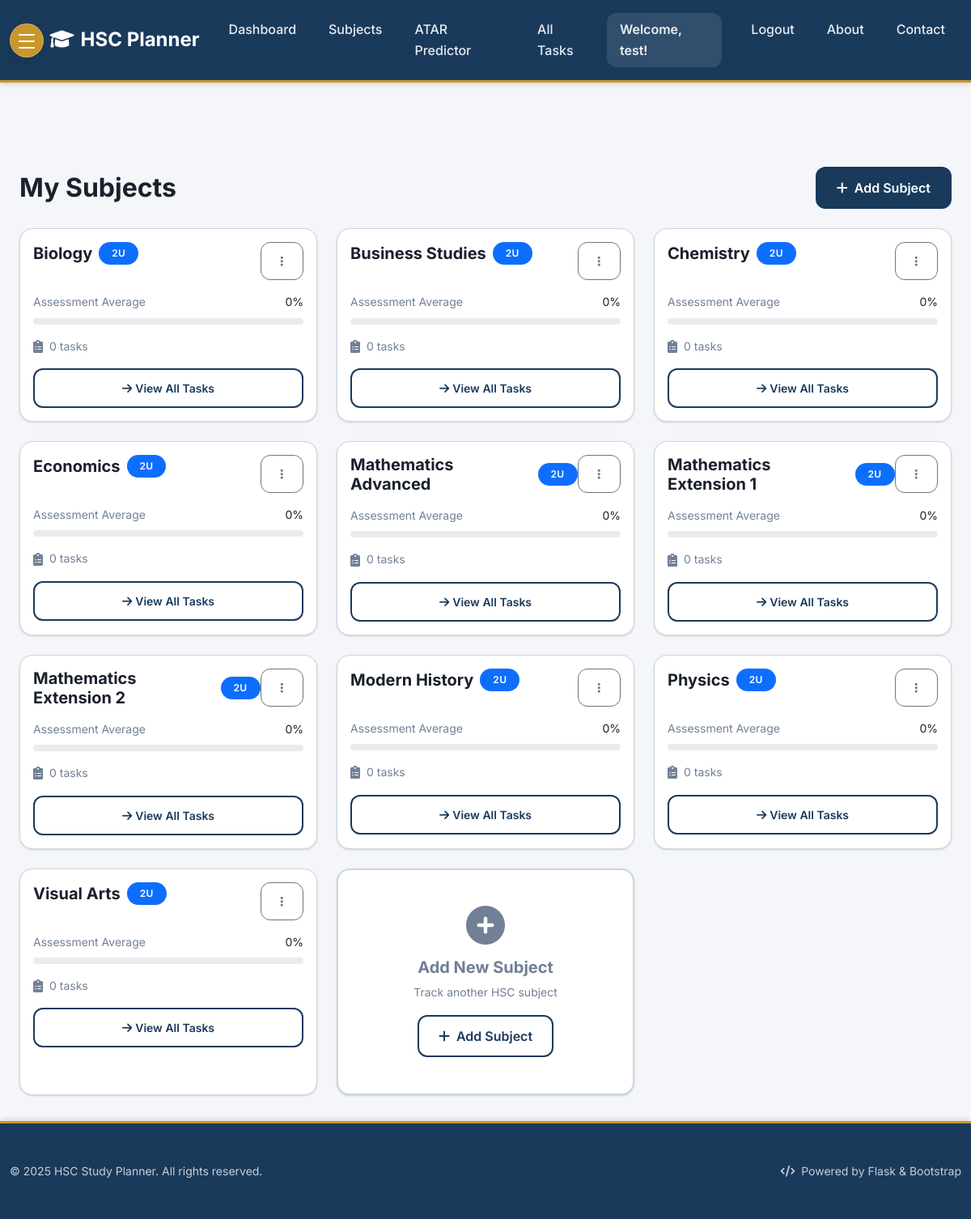
/subjects (signed in), run on the app's committed database.
### tables this page shows
CREATE TABLE users (
    id INTEGER PRIMARY KEY AUTOINCREMENT,
    username TEXT UNIQUE NOT NULL,
    password_hash TEXT NOT NULL,
    email TEXT UNIQUE NOT NULL
);

CREATE TABLE subjects (
                id INTEGER PRIMARY KEY AUTOINCREMENT,
                name TEXT NOT NULL,
                user_id INTEGER NOT NULL,
                units INTEGER NOT NULL DEFAULT 2,
                target_mark INTEGER,
                FOREIGN KEY (user_id) REFERENCES users (id),
                UNIQUE(user_id, name)
            );

### Task_Organiser/app.py (the view)
    @app.route("/subjects")
    @login_required
    def subjects():
        db = get_db()
        try:
            cursor = db.execute("PRAGMA table_info(subjects)")
            columns = [column[1] for column in cursor.fetchall()]
            if "units" in columns and "target_mark" in columns:
                subjects = db.execute(
                    "SELECT * FROM subjects WHERE user_id = ? ORDER BY name",
                    (g.user["id"],),
                ).fetchall()
            else:
                subjects = db.execute(
                    "SELECT id, name, user_id FROM subjects WHERE user_id = ? ORDER BY name",
                    (g.user["id"],),
                ).fetchall()
            subjects_list = []
            for subject in subjects:
                subject_dict = dict(subject)
                if "units" not in subject_dict:
                    subject_dict["units"] = 2
                if "target_mark" not in subject_dict:
                    subject_dict["target_mark"] = None
                if "estimated_mark" not in subject_dict:
                    subject_dict["estimated_mark"] = 0
                assessment_results = db.execute(
                    """
                    SELECT weight, raw_mark, max_mark
                    FROM assessment_results
                    WHERE subject_id = ? AND user_id = ?
                """,
                    (subject_dict["id"], g.user["id"]),
                ).fetchall()
                if assessment_results:
                    total_weighted_score = 0
                    total_weight = 0
                    for result in assessment_results:
                        percentage = (
                            (result["raw_mark"] / result["max_mark"]) * 100
                            if result["max_mark"] > 0
                            else 0
                        )
                        weighted_score = percentage * (result["weight"] / 100)
                        total_weighted_score += weighted_score
                        total_weight += result["weight"]
                    subject_dict["estimated_mark"] = (
                        round(total_weighted_score, 1) if total_weight > 0 else 0
                    )
                else:
                    subject_dict["estimated_mark"] = 0
                task_count = db.execute(
                    "SELECT COUNT(*) as count FROM tasks WHERE user_id = ? AND subject_id = ?",
                    (g.user["id"], subject_dict["id"]),
                ).fetchone()
                subject_dict["task_count"] = task_count["count"] if task_count else 0
                subjects_list.append(subject_dict)
            return render_template("subjects.html", subjects=subjects_list)
        except Exception:
            return render_template("subjects.html", subjects=[])

### Task_Organiser/app.py (called while the page is built)
def login_required(view):
    @wraps(view)
    def wrapped_view(**kwargs):
        if g.user is None:
            return redirect(url_for("login"))
        return view(**kwargs)
    return wrapped_view

### Task_Organiser/db.py (called while the page is built)
def get_db() -> sqlite3.Connection:
    if "db" not in g:
        database_path = current_app.config["DATABASE"]
        g.db = sqlite3.connect(database_path)
        g.db.row_factory = sqlite3.Row
    return g.db

### Task_Organiser/templates/subjects.html (shortened to what this page needs)
{% extends 'base.html' %}
{% block content %}
<div class="container mt-5">
    <div class="d-flex justify-content-between align-items-center mb-4">
        <h2 class="mb-0 fw-bold">My Subjects</h2>
        <button class="btn btn-primary" data-bs-toggle="modal" data-bs-target="#addSubjectModal">
            <i class="fas fa-plus me-2"></i>Add Subject
        </button>
    </div>
    <div class="row g-3 g-md-4">
        {% if subjects %}
            {% for subject in subjects %}
            <div class="col-12 col-md-6 col-lg-4">
                <div class="card card-subject h-100">
                    <div class="card-body">
                        <div class="d-flex justify-content-between align-items-start mb-3">
                            <div class="d-flex align-items-center">
                                <h5 class="card-title fw-bold mb-0 me-2">{{ subject.name }}</h5>
                                <span class="badge bg-primary">{{ subject.units }}u</span>
                            </div>
                            <div class="dropdown">
                                <button class="btn btn-sm btn-outline-secondary" type="button" data-bs-toggle="dropdown">
                                    <i class="fas fa-ellipsis-v"></i>
                                </button>
                            </div>
                        </div>
                        <div class="mb-3">
                            <div class="d-flex justify-content-between align-items-center mb-2">
                                <small class="text-muted">Assessment Average</small>
                                <small class="fw-semibold">{{ subject.estimated_mark }}%</small>
                            </div>
                            <div class="progress" style="height: 8px;">
                            </div>
                        </div>
                        <div class="d-flex align-items-center text-muted">
                            <i class="fas fa-clipboard-list me-2"></i>
                            <small>{{ subject.task_count }} tasks</small>
                        </div>
                        <div class="mt-3">
                            <a href="{{ url_for('index') }}?subject_id={{ subject.id }}"
                               class="btn btn-outline-primary btn-sm w-100">
                                <i class="fas fa-arrow-right me-1"></i>View All Tasks
                            </a>
                        </div>
                    </div>
                </div>
            </div>
            {% endfor %}
        {% endif %}
        {% if subjects %}
        <div class="col-12 col-md-6 col-lg-4">
            <div class="card h-100 border-2 border-dashed" style="border-color: var(--border); min-height: 280px;">
                <div class="card-body d-flex flex-column justify-content-center align-items-center text-center">
                    <i class="fas fa-plus-circle text-muted mb-3" style="font-size: 3rem;"></i>
                    <h5 class="text-muted mb-2">Add New Subject</h5>
                    <p class="text-muted small mb-3">Track another HSC subject</p>
                    <button class="btn btn-outline-primary" data-bs-toggle="modal" data-bs-target="#addSubjectModal">
                        <i class="fas fa-plus me-2"></i>Add Subject
                    </button>
                </div>
            </div>
        </div>
        {% endif %}
    </div>
</div>
{% endblock %}

### Task_Organiser/templates/base.html (shortened to what this page needs)
<!DOCTYPE html>
<html lang="en">
<head>
    <link href="https://cdn.jsdelivr.net/npm/bootstrap@5.1.3/dist/css/bootstrap.min.css" rel="stylesheet">
    <link href="https://cdnjs.cloudflare.com/ajax/libs/font-awesome/6.0.0/css/all.min.css" rel="stylesheet">
</head>
<body>
    <nav class="navbar navbar-expand-lg navbar-dark">
        <div class="container">
            <button class="burger-menu-btn me-2" type="button" data-bs-toggle="offcanvas" data-bs-target="#appMenu" aria-controls="appMenu" aria-label="Open menu">
                <span></span>
                <span></span>
                <span></span>
            </button>
            <a class="navbar-brand" href="{{ url_for('index') }}">
                <i class="fas fa-graduation-cap me-2"></i>HSC Planner
            </a>
            <div class="navbar-collapse">
                <ul class="navbar-nav me-auto">
                    <li class="nav-item">
                        <a class="nav-link" href="{{ url_for('index') }}">Dashboard</a>
                    </li>
                    <li class="nav-item">
                        <a class="nav-link" href="{{ url_for('subjects') }}">Subjects</a>
                    </li>
                    <li class="nav-item">
                        <a class="nav-link" href="{{ url_for('atar') }}">ATAR Predictor</a>
                    </li>
                    <li class="nav-item">
                        <a class="nav-link" href="{{ url_for('index') }}?view=all">All Tasks</a>
                    </li>
                </ul>
                <div class="navbar-nav ms-auto">
                    {% if g.user %}
                        <span class="navbar-text me-3">Welcome, {{ g.user.username }}!</span>
                        <a class="nav-link" href="{{ url_for('logout') }}" onclick="return confirm('Are you sure you want to logout?')">Logout</a>
                    {% else %}
                        <a class="nav-link" href="{{ url_for('login') }}">Login</a>
                        <a class="nav-link" href="{{ url_for('register') }}">Register</a>
                    {% endif %}
                    <a class="nav-link" href="{{ url_for('about') }}">About</a>
                    <a class="nav-link" href="{{ url_for('contact') }}">Contact</a>
                </div>
            </div>
        </div>
    </nav>
    <main class="container mt-4">
            {% block content %}{% endblock %}
        </main>
    <footer class="footer mt-auto">
        <div class="container py-2 py-md-3">
            <div class="row align-items-center">
                <div class="col-12 col-md-6">
                    <p class="mb-0 opacity-75 small">&copy; 2025 HSC Study Planner. All rights reserved.</p>
                </div>
                <div class="col-12 col-md-6 text-md-end">
                    <p class="mb-0 opacity-75 small">
                        <i class="fas fa-code me-1"></i>
                        Powered by Flask & Bootstrap
                    </p>
                </div>
            </div>
        </div>
    </footer>
</body>
</html>

### Task_Organiser/templates/base.html (style rules this page uses)
:root { --primary: #1a3a5c; --primary-light: #2c5282; --accent: #c8972b; --success: #276749; --danger: #9b2335; --warning: #d69e2e; --info: #3182ce; --bg: #f4f6f9; --card-bg: #ffffff; --text-primary: #1a202c; --text-secondary: #4a5568; --border: #cbd5e0; --text-muted: #718096; --shadow-sm: 0 1px 3px 0 rgba(0, 0, 0, 0.1), 0 1px 2px 0 rgba(0, 0, 0, 0.06); --shadow-md: 0 4px 6px -1px rgba(0, 0, 0, 0.1), 0 2px 4px -1px rgba(0, 0, 0, 0.06); --shadow-lg: 0 10px 15px -3px rgba(0, 0, 0, 0.1), 0 4px 6px -2px rgba(0, 0, 0, 0.05); --shadow-xl: 0 20px 25px -5px rgba(0, 0, 0, 0.1), 0 10px 10px -5px rgba(0, 0, 0, 0.04); --border-radius-sm: 0.5rem; --border-radius-md: 0.75rem; --border-radius-lg: 1rem; --border-radius-xl: 1.5rem; }
* { margin: 0; padding: 0; box-sizing: border-box; }
body { font-family: 'Inter', -apple-system, BlinkMacSystemFont, sans-serif; background: var(--bg); color: var(--text-primary); line-height: 1.6; min-height: 100vh; display: flex; flex-direction: column; }
.navbar { background: var(--primary); box-shadow: var(--shadow-md); border-bottom: 3px solid var(--accent); padding: 1rem 0; }
.navbar-brand { font-family: 'Inter', sans-serif; font-weight: 700; font-size: 1.5rem; color: white !important; }
.nav-link { font-weight: 500; color: rgba(255,255,255,0.9) !important; transition: all 0.3s ease; border-radius: var(--border-radius-md); margin: 0 0.25rem; padding: 0.5rem 1rem !important; }
.navbar-text { color: rgba(255,255,255,0.9) !important; font-weight: 600; background: rgba(255,255,255,0.1); padding: 0.5rem 1rem; border-radius: var(--border-radius-md); }
.card { border: 1px solid var(--border); border-radius: var(--border-radius-lg); box-shadow: var(--shadow-sm); transition: all 0.3s ease; background: var(--card-bg); }
.btn { font-weight: 600; border-radius: var(--border-radius-md); transition: all 0.3s ease; padding: 0.75rem 1.5rem; text-transform: none; letter-spacing: 0; }
.btn-primary { background: var(--primary); color: white; border: 2px solid var(--primary); }
.btn-outline-primary { background: transparent; color: var(--primary); border: 2px solid var(--primary); }
.badge { font-weight: 600; padding: 0.5rem 1rem; border-radius: var(--border-radius-xl); text-transform: uppercase; letter-spacing: 0.025em; font-size: 0.75rem; }
h1, h2, h3, h4, h5, h6 { font-weight: 700; color: var(--text-primary); margin-bottom: 1rem; }
h2 { font-size: 2rem; }
h5 { font-size: 1.25rem; }
.text-muted { color: var(--text-muted) !important; }
footer { background: var(--primary); color: white; border-top: 3px solid var(--accent); padding: 2rem 0; margin-top: auto; box-shadow: 0 -4px 6px -1px rgba(0, 0, 0, 0.1); }
main.container { padding-top: 2rem; padding-bottom: 2rem; flex: 1; }
@media (max-width: 1200px) { .container { max-width: 100%; } }
.burger-menu-btn { width: 42px; height: 42px; border-radius: 50%; display: inline-flex; align-items: center; justify-content: center; padding: 0; position: relative; background: var(--accent); border: 1px solid rgba(255,255,255,0.25); box-shadow: 0 6px 18px rgba(0, 0, 0, 0.12); }
.burger-menu-btn span { display: block; width: 20px; height: 2px; border-radius: 2px; background: #fff; position: absolute; left: 50%; transform: translateX(-50%); transition: transform 0.2s ease, opacity 0.2s ease; }
.burger-menu-btn span:nth-child(1) { top: 12px; }
.burger-menu-btn span:nth-child(2) { top: 20px; }
.burger-menu-btn span:nth-child(3) { top: 28px; }

### data on the page
users: user.username "test"
subjects: name "Biology", units "2", estimated_mark "0", task_count "0"
subjects: name "Business Studies", units "2", estimated_mark "0", task_count "0"
subjects: name "Chemistry", units "2", estimated_mark "0", task_count "0"
subjects: name "Economics", units "2", estimated_mark "0", task_count "0"
subjects: name "Mathematics Advanced", units "2", estimated_mark "0", task_count "0"
subjects: name "Mathematics Extension 1", units "2", estimated_mark "0", task_count "0"
subjects: name "Mathematics Extension 2", units "2", estimated_mark "0", task_count "0"
subjects: name "Modern History", units "2", estimated_mark "0", task_count "0"
subjects: name "Physics", units "2", estimated_mark "0", task_count "0"
subjects: name "Visual Arts", units "2", estimated_mark "0", task_count "0"
